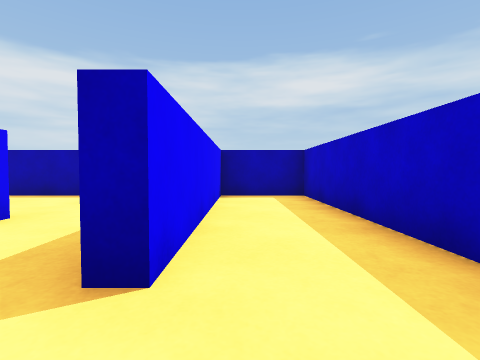
view 1 (above)

12 first-person views from a walk through a Unity game level. The camera is 0.63 m above the floor, tilts 2° down and sees 85° across. The floor is counted in squares, 1 m on a side. Each view is taken from the middle of a square. On the plan, view 1 faces up. The plan holds only what a view shows up to about 9 squares ahead; the rest is blank. The player is left out.

view 2
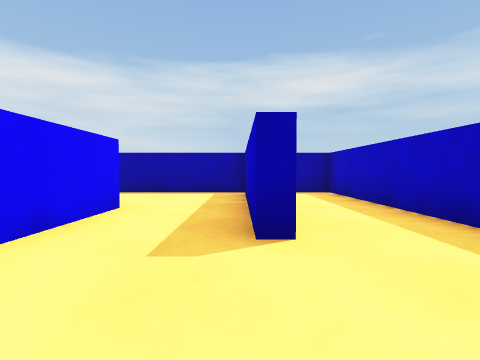

view 3
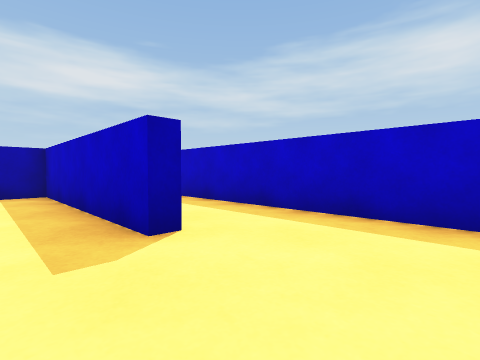

view 4
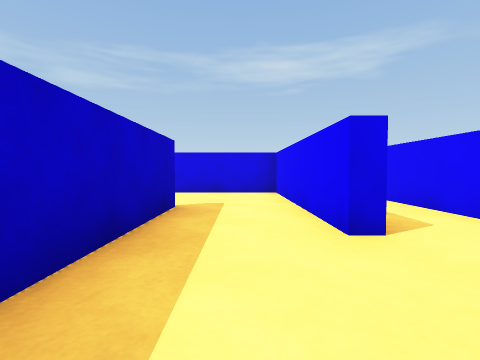

view 5
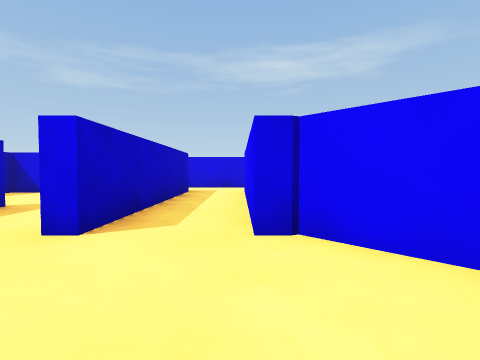

view 6
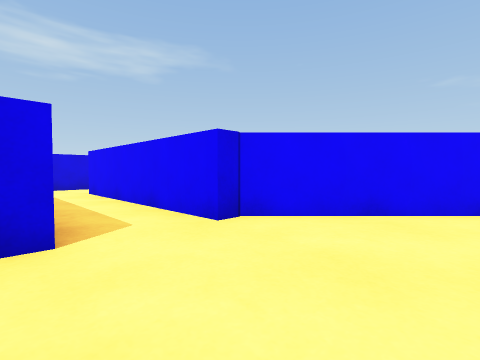

view 7
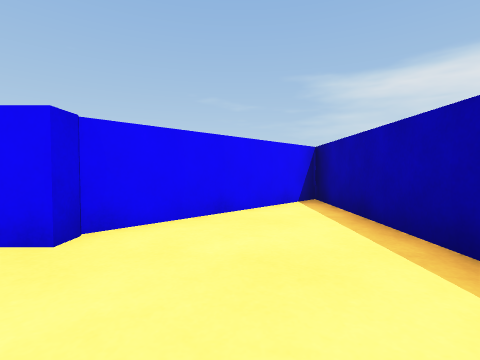

view 8
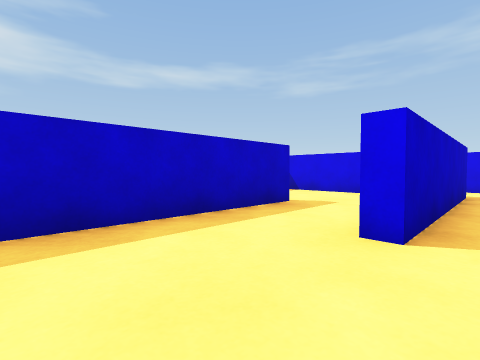

view 9
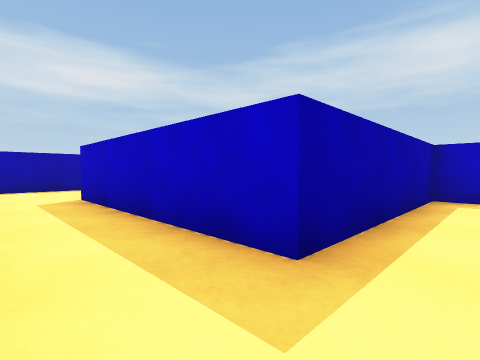

view 10
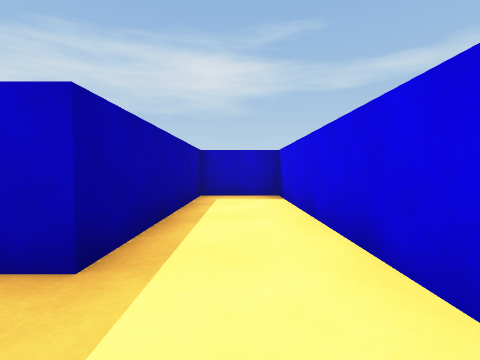

view 11
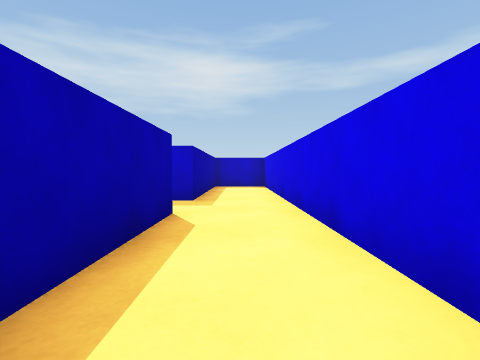

view 12
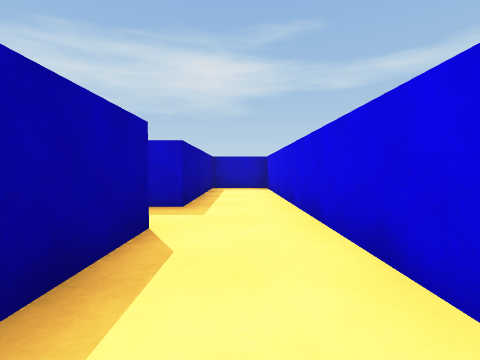

### Floor plan
Points are (right, up) in squares from view 1. A wall is a line through its corners. A room is listed if a view was taken in it or the views show most of it. See-through windows are left out.
Room 1 (views 1, 2, 3)
walls: (-3.1, 1.6) (-3.1, -1.6) (1.6, -1.6) (1.6, 6.7) (-0.5, 6.7) (-0.5, 1.4) (-0.9, 1.4)
ways out: opening at (-2, 2.5) to room 2
Room 2 (views 4, 5, 6, 7, 8)
walls: (-3.4, 3.5) (-3.1, 3.5) (-3.1, 1.6); (-0.9, 1.4) (-0.9, 6.7) (-8.8, 6.7) (-5.6, 3.5) (-5.1, 3.5)
ways out: opening at (-2, 2.5) to room 1; opening at (-4, 4) to room 4
Room 3 (views 9, 10, 11, 12)
walls: (-8, -4) (-4.6, -4); (-5.1, -2) (-8, -2)
ways out: opening at (-5, -3) to room 4
Room 4 (no view inside)
walls: (-4.6, -4) (1.6, -4) (1.6, -2) (-3.4, -2) (-3.4, 3.5); (-5.1, 3.5) (-5.1, -2)
ways out: opening at (-4, 4) to room 2; opening at (-5, -3) to room 3; opening at (-4, -4)

Where each view was taken, in squares from view 1:
view 1: 0 up, 0 right, facing up
view 2: 1 down, 1 left, facing up
view 3: 1 down, 2 left, facing up-right
view 4: 6 up, 2 left, facing down
view 5: 6 up, 5 left, facing down
view 6: 6 up, 3 left, facing down-left
view 7: 5 up, 3 left, facing left
view 8: 6 up, 4 left, facing down-right
view 9: 3 down, 5 left, facing up-right
view 10: 3 down, 5 left, facing right
view 11: 3 down, 9 left, facing right
view 12: 3 down, 8 left, facing right
